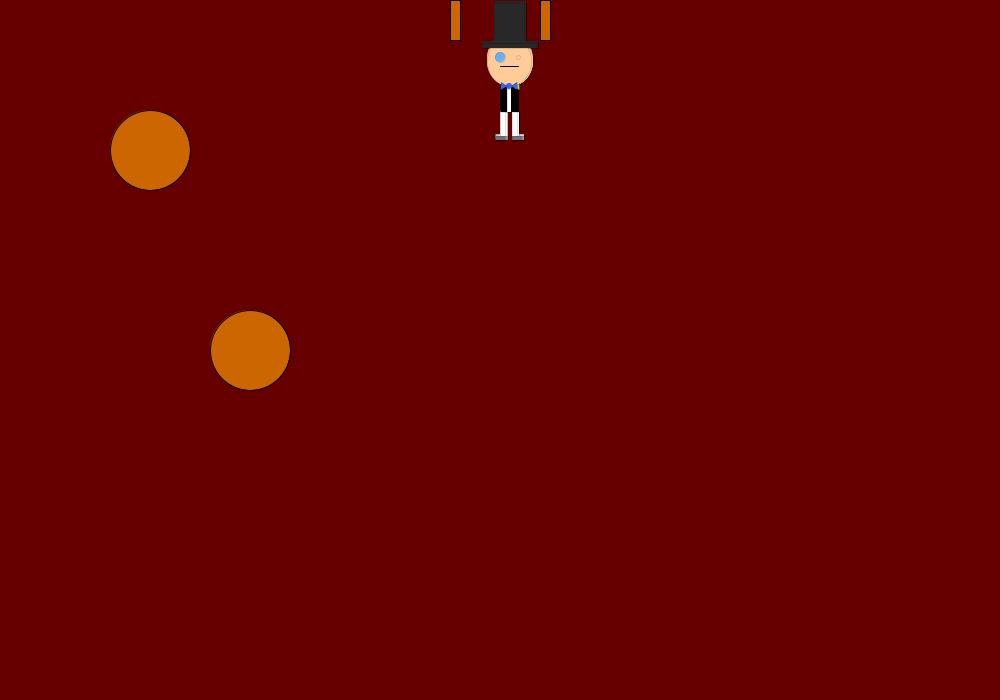
Frame 1 (no input)
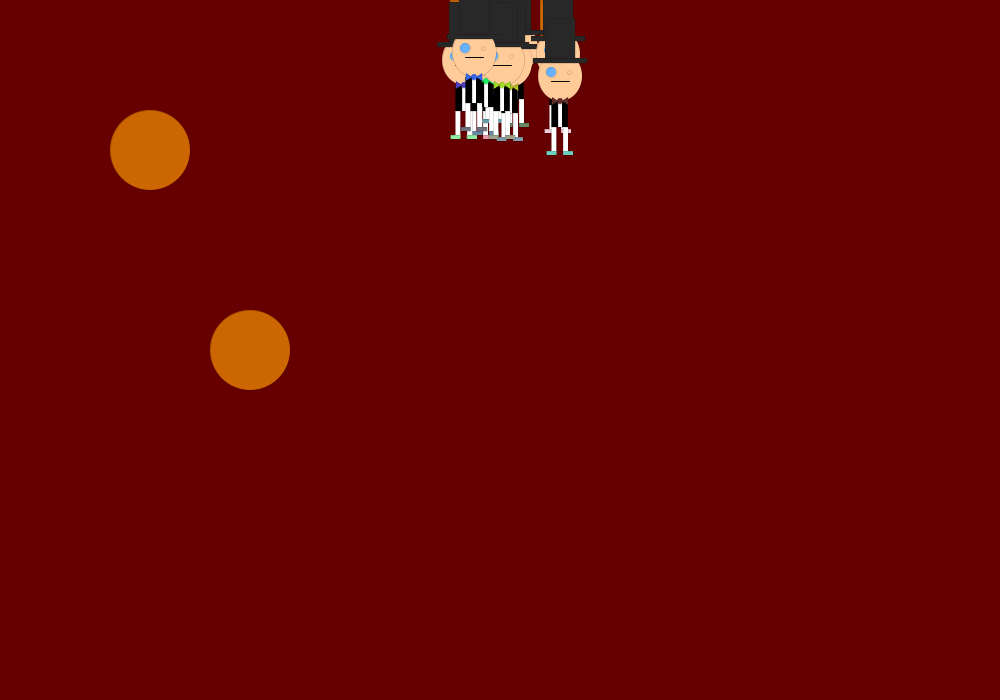
Frame 60 (the mouse pressed at the canvas centre just before this capture)
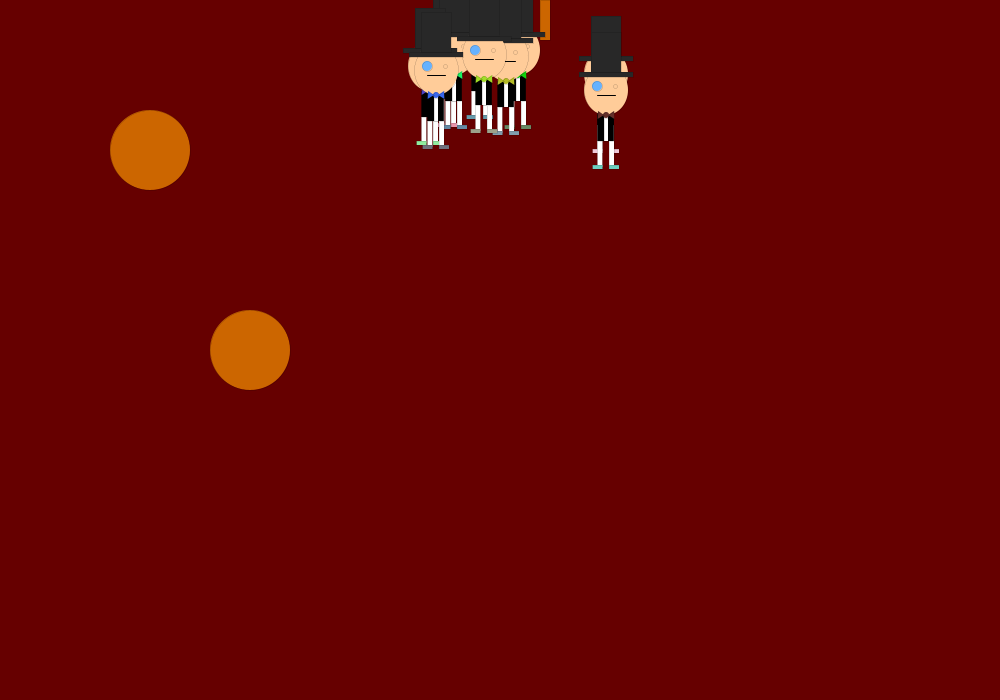
Frame 120 (the mouse held since frame 60 and released just before this capture)

The Processing sketch that drew these frames (run headless with seeded random() and noise(); from frame 60 on, the mouse is pressed at the canvas centre):

// Processing sketch: processing_139669
// ── processing_139669.pde

//All code and commenting by Zach Cummings. Dinner party simulation idea and code invention by Zach Cummings. Help from Natalie Freed. Also code that allows characters to stay inside the party was partially developed by Sonia Martin. Random colors by Dixon Layton.
//code simulates a fancy dinner party in a ballroom, etc. The guests walk around and mingle with eachother, and stay within the room. The guests move randomly and they tend to stay in a group. 
//Have fun and welcome to the party!

Monocle topHat, topHat2, topHat3, topHat4, topHat5, topHat6, topHat7, topHat8, topHat9; //defines variables
Monocle[] party;
int height1 = 1;
int width1 = 1;
void setup()
{
  size(1000, 700); //set size of screen
  background(102, 0, 0); //set backgorund color to burgundy


  party = new Monocle[10]; //sets up array

  //THIS IS THE DISPLAY FUNCTION BEFORE I ADDED AN ARRAY.
  //  topHat=new Monocle(width/2, height/2); //adds a figure to screen at center
  //  topHat2=new Monocle(width/4, height/4);//adds another figure  
  //  topHat3=new Monocle(width/6, height/6);//adds another figure
  //  topHat4=new Monocle(width/3,height/2);//adds another figure
  //  topHat.display();//displays figure on background
  //  topHat2.display();
  //  topHat3.display();
  //  topHat4.display();
  for (int i= 0; i< party.length; i++)//goes through all topHat variables
  {
    party[i]=new Monocle (450, 0, random(10)); //puts them on screen at the "door"
  }
}


void draw() //loop that draws continuously
{
  background(102, 0, 0); //sets background after each movement to avoid streaking trail behind movng figures
  fill(204, 102, 0);
  ellipse(150, 150, 80, 80); //draws table
  ellipse(250, 350, 80, 80);
  rect(450, 0, 10, 40);//door
  rect(540, 0, 10, 40);
  for (int i= 0; i< party.length; i++)
  {
    party[i].moveRandomX(width1); //move X, moveY, and display inside array
    party[i].moveRandomY(height1);
    party[i].display();


    if ((party[i].x > width-140) || (party[i].x < 0)) { //keeps character within boundaries by turning them at the pixel value of the width

      width1 = -1* width1;
    }
    if ((party[i].y > height-200) || (party[i].y < 0)) { //keeps character within boundaries by turning them at the pixel value of the height

      height1 = -1* height1;
    }
  }


  //THIS IS THE OLD MOVE LOOP BEFORE I ADDED AN ARRAY. YOU CAN USE THIS IN SUBSITUTION OF THE ARRAY.

  //  topHat.display(); //displays the character in the void draw loop  
  ////  topHat.moveX(1);//character moves one step in X direction
  ////  topHat.moveY(1);//character moves one step in y direction
  //  topHat2.display();
  //  topHat2.moveX(1);
  //  topHat2.moveY(1); 
  //  topHat3.display();
  //  topHat3.moveX(int(random(1)));
  //  topHat3.moveY(1);
  //  topHat4.display();
  //  topHat4.moveX(-1);
  //  topHat4.moveY(-1);
}

class Monocle //sets up class for character, "monocle" because the avatar has a monocle on one eye. What a gentleman
{
  float x; //sets variables
  float y;
  int bowtieColour= color(int(random(255)), int(random(255)), int(random(255)));
  float bias; 
  //
  int shoeColour = color(int(random(100, 255)), int(random(100, 255)), int(random(100, 255)));                //PROBLEM

  Monocle(int tempX, int tempY, float tempB)//
  {
    x=tempX;
    y=tempY;
    bias = tempB;
  }
  void display() //instructions for drawing character
  {
    strokeWeight(0); //line width
    pushMatrix(); //allows scale to take affect
    translate(x, y); //IMPORTANT! Allows character to be reapeatedly moved around screen
    scale(.2); //makes figure much smaller

    //the following code lines are instructions for drawing the character

    strokeJoin(BEVEL);
    fill(0);
    rect(257, 425, 82, 130); //body
    fill(255);
    rect(290, 425, 20, 130); //middle of body and pants
    rect(257, 555, 25, 130);
    rect(315, 555, 25, 130);
    fill(255, 204, 153);
    ellipse(300, 300, 220, 250); //regular eye and face
    ellipse(345, 280, 20, 20);
    fill(bowtieColour);//bowtie                               PROBLEM
    ellipse(300, 425, 30, 30);
    strokeWeight(0);
    triangle(310, 425, 342, 445, 340, 405);
    triangle(290, 425, 258, 445, 260, 405);
    strokeWeight(5);
    line(255, 325, 345, 325);
    strokeWeight(0);
    fill(102, 178, 255);
    ellipse(255, 280, 50, 50);
    fill(40, 40, 40);
    rect(165, 210, 270, 25);
    rect(225, 10, 150, 200);
    fill(shoeColour);                         //PROBLEM
    rect(315, 675, 50, 20);
    rect(233, 675, 50, 20);
    popMatrix();
  }
  void moveX(float steps)//void move loop for x direction
  {
    x = x+steps;//you can define how quickly it moves in the void draw loop
  }
  void moveY(float steps)//void move loop for y direction
  {
    y = y+steps;//you can define how quickly it moves in the void draw loop
  }
  void moveRandomX(float steps)
  {
    int rand = int(random(0, 10));
    if (rand > bias)
    {
      x+= steps;
    }
    else
    {
      x-=steps;
    }
  }
  void moveRandomY(float steps)
  {
    int rand = int(random(1, 10));
    if (rand > bias)
  {
      y+= steps;
  }
else
{
  y-= steps;
}
}
}
